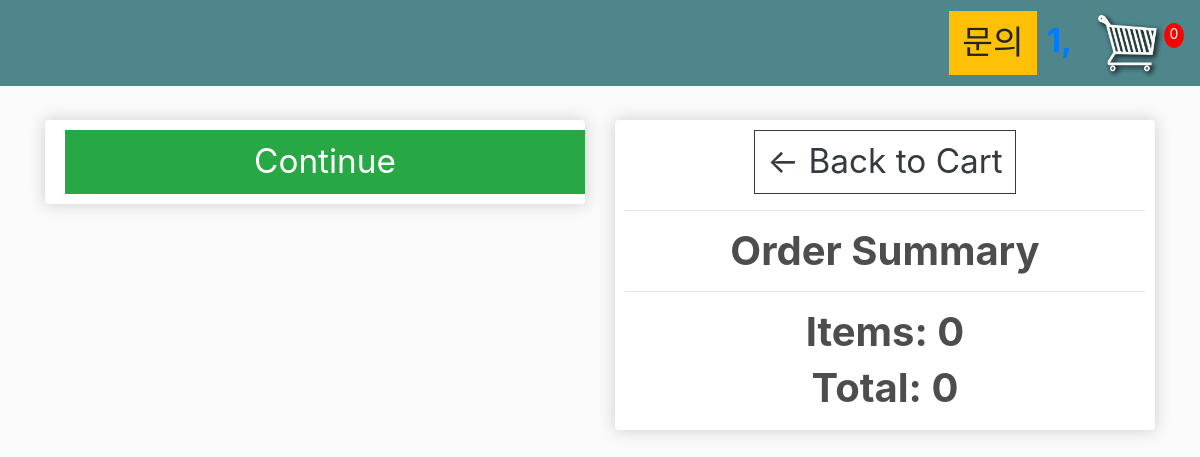
Before: /1/checkout/ with the older database file.
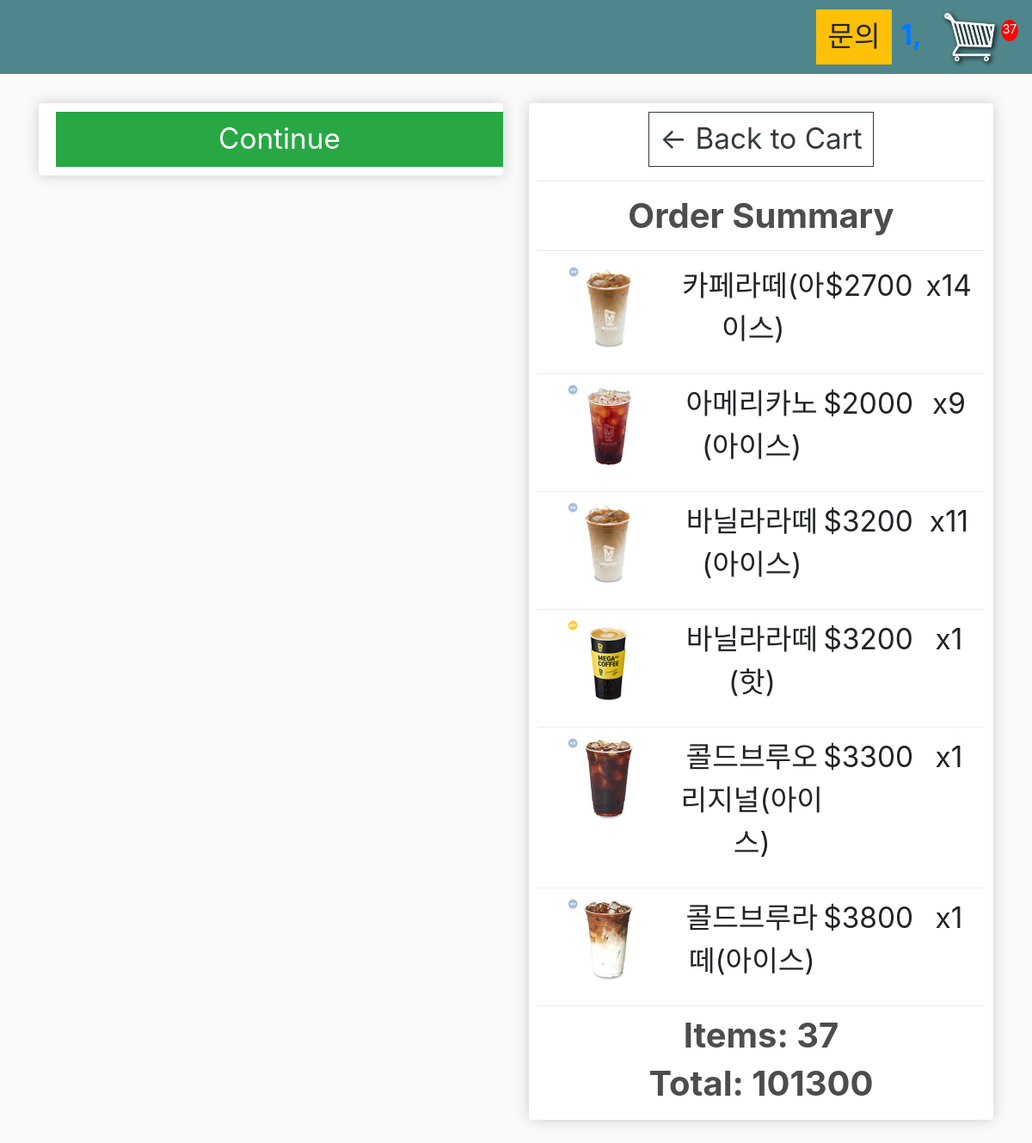
After: the same page with the newer database file.
### kiosk/models.py (models this page shows, shortened)
class Order(models.Model):
    table = models.ForeignKey(Table, on_delete=models.SET_NULL,null=True, blank=True)
    date_ordered = models.DateTimeField(auto_now_add=True)
    order_complete = models.BooleanField(default=False)
    serve_complete = models.BooleanField(default=False)
    transaction_id = models.CharField(max_length=100, null=True)
    @property
    def get_cart_total(self):
        orderitems = self.orderitem_set.all()
        total = sum([item.get_total for item in orderitems])
        return total
    @property
    def get_cart_items(self):
        orderitems = self.orderitem_set.all()
        total = sum([item.quantity for item in orderitems])
        return total

class OrderItem(models.Model):
    table = models.ForeignKey(Table, on_delete=models.SET_NULL,null=True, blank=True)
    product = models.ForeignKey(Product, on_delete=models.SET_NULL,null=True, blank=True)
    order = models.ForeignKey(Order, on_delete=models.SET_NULL,null=True, blank=True)
    quantity = models.IntegerField(default=0, null=True, blank=True)
    date_added = models.DateTimeField(auto_now_add=True)
    @property
    def get_total(self):
        total = self.product.price * self.quantity
        return total

class Product(models.Model):
    name = models.CharField(max_length=200, null=True, blank=True)
    price = models.IntegerField(default=0)
    image = models.ImageField(null=True, blank=True)
    company = models.ForeignKey(Company, on_delete=models.SET_NULL,null=True, blank=True)
    @property
    def imageURL(self):
        try:
            url = self.image.url
        except:
            url=''
        return url

### kiosk/views.py (the view)
# urls.py: path('<int:table>/checkout/', views.checkout, name="checkout"),
def checkout(request, table):
    order, created = Order.objects.get_or_create(table=table, order_complete=False)
    items = order.orderitem_set.all()
    cartItems = order.get_cart_items
    print(cartItems)
    context = {'items':items, 'order':order, 'cartItems':cartItems, 'table':table}
    return render(request, 'store/checkout.html', context)

### kiosk/templates/store/checkout.html (shortened to what this page needs)
{% extends 'store/main.html' %}
{% load static %}
{% block content %}
     <div class="row">
		<div class="col-lg-6">
			<div class="box-element" id="form-wrapper">
				<form id="form">
					<input id="form-button" class="btn btn-success btn-block" type="submit" value="Continue">
				</form>
			</div>
			<br>
		</div>
		<div class="col-lg-6">
			<div class="box-element">
                <a  class="btn btn-outline-dark" href="{% url 'cart_process' table %}">&#x2190; Back to Cart</a>
				<hr>
				<h3>Order Summary</h3>
				<hr>
				{% for item in items %}
				<div class="cart-row">
					<div style="flex:2"><img class="row-image" src="{{item.product.imageURL}}"></div>
					<div style="flex:2"><p>{{item.product.name}}</p></div>
					<div style="flex:1"><p>${{item.product.price}}</p></div>
					<div style="flex:1"><p>x{{item.quantity}}</p></div>
				</div>
				{% endfor %}
				<h5>Items:   {{order.get_cart_items}}</h5>
				<h5>Total:   {{order.get_cart_total}}</h5>
			</div>
		</div>
	</div>
{% endblock content %}

Changed rows visible on the page:
added OrderItem: product.imageURL (picture), product.name "카페라떼(아이스)", product.price "2700", quantity "14"
added OrderItem: product.imageURL (picture), product.name "아메리카노(아이스)", product.price "2000", quantity "9"
added OrderItem: product.imageURL (picture), product.name "바닐라라떼(아이스)", product.price "3200", quantity "11"
added OrderItem: product.imageURL (picture), product.name "바닐라라떼(핫)", product.price "3200", quantity "1"
added OrderItem: product.imageURL (picture), product.name "콜드브루오리지널(아이스)", product.price "3300", quantity "1"
added OrderItem: product.imageURL (picture), product.name "콜드브루라떼(아이스)", product.price "3800", quantity "1"
changed Order: get_cart_items "0" → "37"; get_cart_total "0" → "101300"
Other visible differences:
{{ cartItems }}: "0" → "37"
